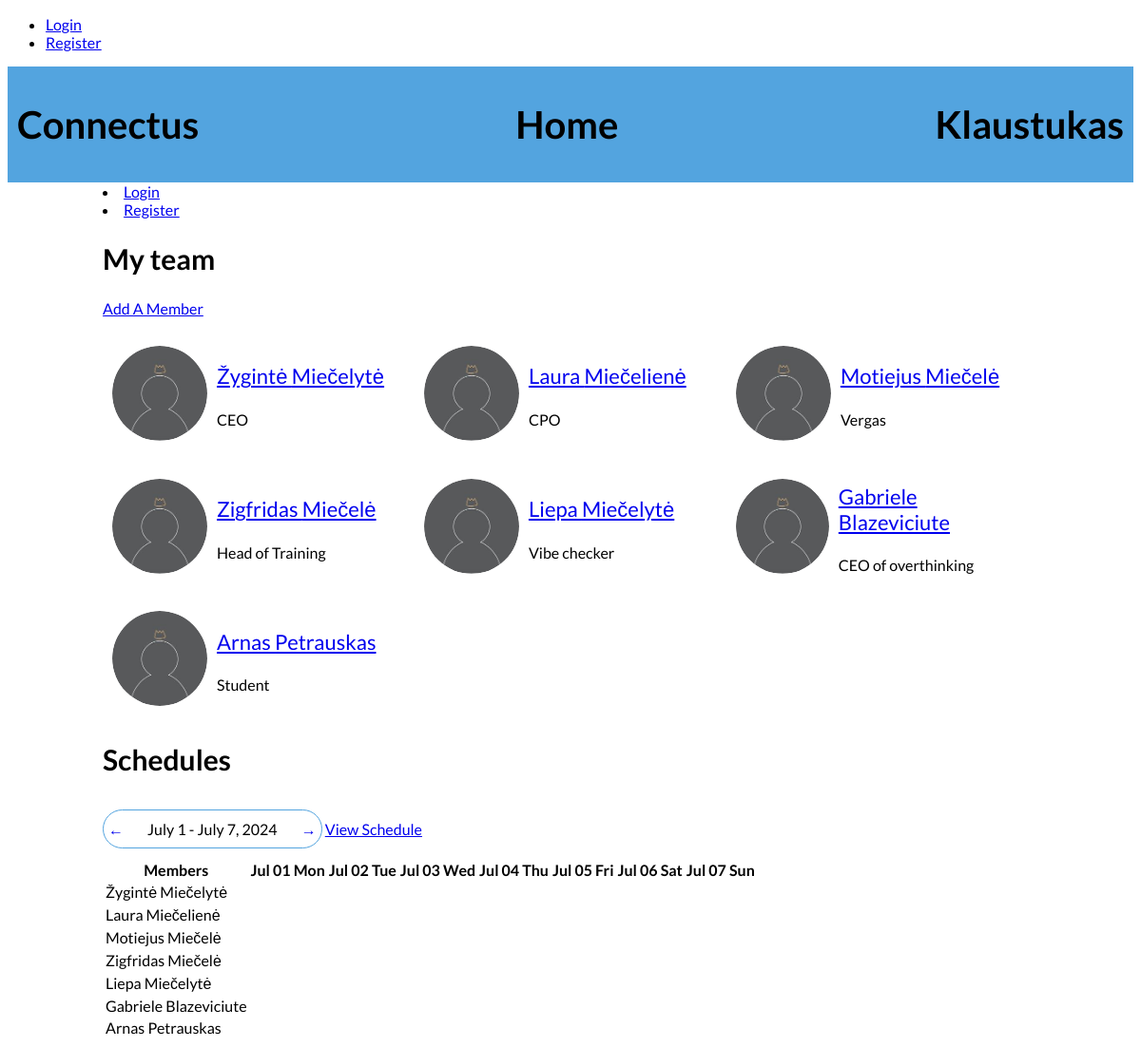
The app's page /schedules/, older data.
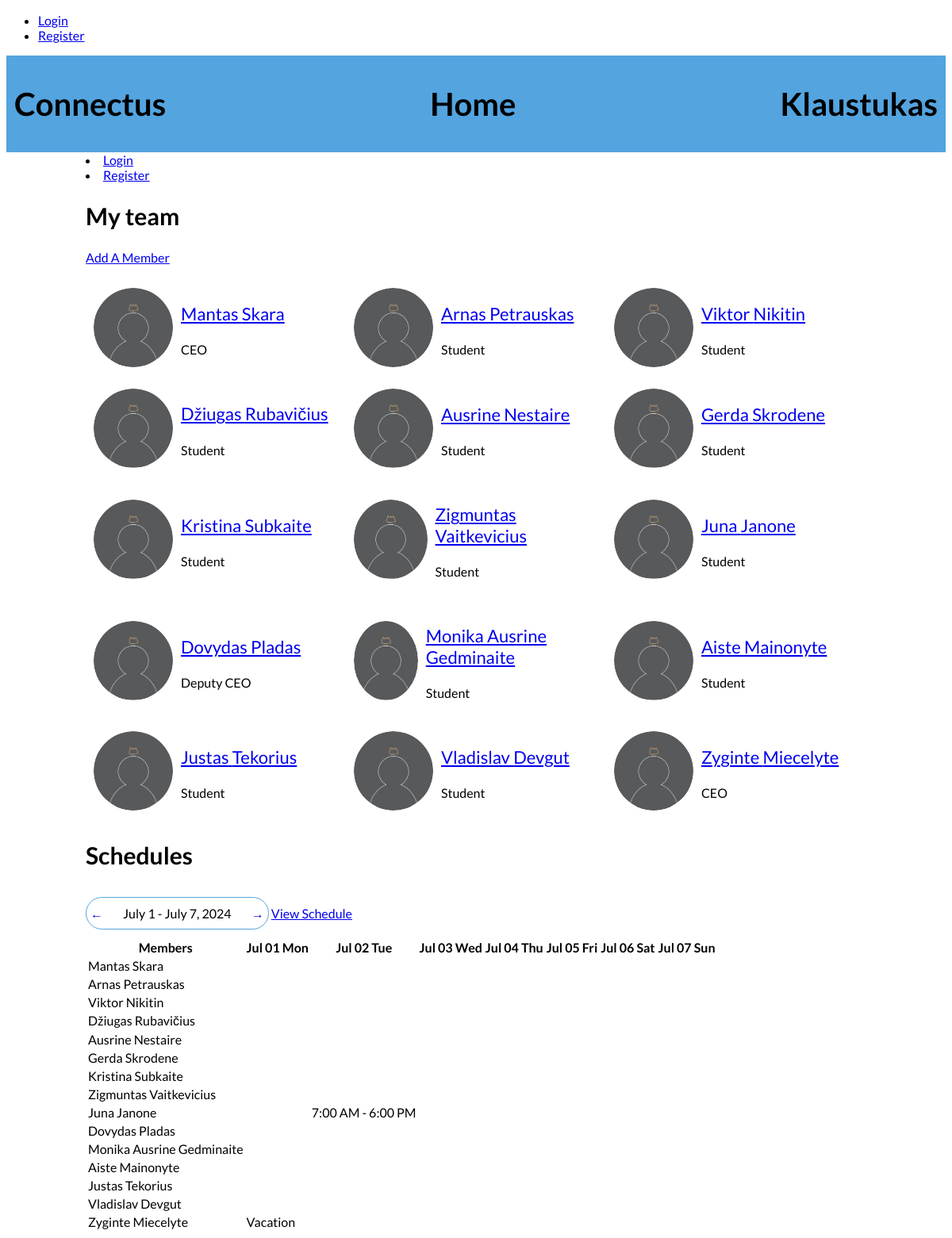
The same page, newer data.
### schedules/models.py (models this page shows, shortened)
class CustomUser(AbstractBaseUser, PermissionsMixin):
    email = models.EmailField(unique=True)
    name = models.CharField(max_length=100)
    last_name = models.CharField(max_length=100)
    position = models.CharField(max_length=100)
    WORKING_HOURS = (
        ('1', '1 (160h/month)'),
        ('0.75', '0.75 (120h/month)'),
        ('0.5', '0.5 (80h/month)'),
        ('0.25', '0.25 (40h/month)'),
        ('1.25', '1.25 (180h/month)'),
        ('1.5', '1.5 (200h/month)')
    )
    working_hours = models.CharField(max_length=4, choices=WORKING_HOURS, default='1')
    phone_number = PhoneNumberField(null=True, blank=True, unique=True)
    profile_picture = models.ImageField(upload_to='profile_pictures', blank=True)
    street_address = models.CharField(max_length=255, null=True, blank=True)
    city = models.CharField(max_length=100, null=True, blank=True)
    postal_code = models.CharField(max_length=20, null=True, blank=True)
    country = models.CharField(max_length=100, null=True, blank=True)
    is_active = models.BooleanField(default=True)
    is_staff = models.BooleanField(default=False)
    objects = CustomUserManager()
    USERNAME_FIELD = 'email'
    REQUIRED_FIELDS = ['name', 'last_name', 'position', 'working_hours']

class Schedule(models.Model):
    user = models.ForeignKey(settings.AUTH_USER_MODEL, on_delete=models.CASCADE)
    date = models.DateField()
    hours = models.CharField(max_length=255)
    class Meta:
        unique_together = ('user', 'date')

### schedules/views.py (the view)
# urls.py: 2. Add a URL to urlpatterns:  path('', views.home, name='home')
def home(request, week=None):
    if week:
        start_date = datetime.strptime(week, '%Y-%m-%d').date() #
    else:
        today = datetime.now().date() #GETS THE CURRENT DATE
        start_date = today - timedelta(days=today.weekday())  # timedelta(days=today.weekday()) SURANDA KIEK DIENU NUO PIRMADIENIO SIANDIENA YRA | today - timedelta(days=today.weekday()) IS SIANDIENOS DATOS ATIMAMA KIEK DIENU NUO PIRMADIENIO SUSKAICIAVOME IR GAUNAME PIRMADIENIO DATA
    end_date = start_date + timedelta(days=6)
    previous_week_start = start_date - timedelta(days=7) # IS PASIRINKTO PIRMADIENIO ATIMA 7 DIENAS, KAD GAUTU PRIES TAI BUVUSIO PIRMADIENIO DATA
    next_week_start = start_date + timedelta(days=7) # PRIE PASIRINKTO PIRMADIENIO PRIDEDA 7 DIENAS, KAD GAUTU ATEINANCIO PIRMADIENIO DATA
    date_range = [start_date + timedelta(days=i) for i in range(7)] # SUKURIA SARASA DATU: PRIE PIRMADIENIO DATOS PRIDEDA ATITINKAMA SKAICIU DIENU, KURIAS GAUNAM ITERUOJANT range(7). [start_date + timedelta(days=0) for i in range(0-6)], [start_date + timedelta(days=1) for i in range(0-6)]...
    users = CustomUser.objects.all()
    schedule_data = []
    for user in users:
        user_schedule = Schedule.objects.filter(user=user, date__range=[start_date, end_date]).order_by('date')
        schedule_row = {'user': user, 'schedule': []}
        for day in date_range:
            work_hours = user_schedule.filter(date=day).first()
            if work_hours:
                schedule_row['schedule'].append(work_hours.hours)
            else:
                schedule_row['schedule'].append("")
        schedule_data.append(schedule_row)
    data = {
        'users': users,
        'date_range': date_range,
        'start_date': start_date,
        'end_date': end_date,
        'previous_week': previous_week_start.strftime('%Y-%m-%d'),
        'next_week': next_week_start.strftime('%Y-%m-%d'),
        'schedule_data': schedule_data,
    }
    if 'create_member' in request.GET:
        data['create_member'] = True
    return render(request, 'home.html', context=data)

### schedules/templatetags/custom_filters.py (called while the page is built)
@register.filter(name='format_date')
def format_date(value, schedule_format):
    if schedule_format == 'week':
        return value.strftime('%b %d %a')  # Format for week view (Jun 10 Mon)
    elif schedule_format == 'month':
        return value.strftime('%b %d')  # Format for month view (Jun 10)
    else:
        return value.strftime('%H:%M')  # Default format for other views (12:00)

### schedules/templates/home.html
{% extends 'base.html' %}
{% load custom_filters %}
{% load static %}
{% block content %}
<div class="header">
    <h1>Connectus</h1>
    <h1>Home</h1>
    <h1>Klaustukas</h1>
</div>
<div class="main-content">
    <div>
        {% if user.is_authenticated %}
            <div class="user-info" id="color">
                {% if user.profile_picture %}
                    <div class="profile-picture">
                        <img src="{{ user.profile_picture.url }}" alt="Profile Picture">
                    </div>
                {% else %}
                    <div class="profile-picture default">
                        <img src="{% static 'images/default_profile_picture.png' %}" alt="Default Profile Picture">
                    </div>
                {% endif %}
                <div class="user-details">
                    <h1><a href="{% url 'user_profile' user_id=user.id %}">{{ user.name }} {{ user.last_name }}</a></h1>
                    <h3>{{ user.position }}</h3>
                </div>
            </div>
        {% else %}
            <li class="nav-item"><a class="nav-link" href="{% url 'login'%}?next={{request.path}}">Login</a></li>
            <li class="nav-item"><a class="nav-link" href="#">Register</a></li>
        {% endif %}
    </div>
    <div class="team-section">
        <h2>My team</h2>
        <a href="{% url 'create_member' %}">Add A Member</a>
        <ul class="team-members">
            {% for user in users %}
                {% if user != request.user %}
                    <li class="team-member">
                        {% if user.profile_picture %}
                        <div class="profile-picture">
                            <img src="{{ user.profile_picture.url }}" alt="Profile Picture">
                        </div>
                        {% else %}
                        <div class="profile-picture default">
                            <img src="{% static 'images/default_profile_picture.png' %}" alt="Default Profile Picture">
                        </div>
                        {% endif %}
                        <div class="user-details">
                            <h3><a href="{% url 'user_profile' user_id=user.id %}">{{ user.name }} {{ user.last_name }}</a></h3>
                            <p>{{ user.position }}</p>
                        </div>
                    </li>
                {% endif %}
            {% endfor %}
        </ul>
    </div>
    <div>
        <h2>Schedules</h2>
        <div class="day-navigation">
            <a href="{% url 'home_with_week' week=previous_week %}" class="nav-arrow">
                &larr;
            </a>
            <span class="nav-date">{{ start_date|date:"F j" }} - {{ end_date|date:"F j, Y" }}</span>
            <a href="{% url 'home_with_week' week=next_week %}" class="nav-arrow">
                &rarr;
            </a>
        </div>
        <a href="{% url 'user_availability' %}">View Schedule</a>
        <table>
            <thead>
                <tr>
                    <th>Members</th>
                    {% for day in date_range %}
                        <th>{{ day|format_date:'week' }}</th>
                    {% endfor %}
                </tr>
            </thead>
            <tbody>
                {% for row in schedule_data %}
                <tr>
                    <td>{{ row.user.name }} {{ row.user.last_name }}</td>
                    {% for work_hours in row.schedule %}
                    <td>{{ work_hours }}</td>
                    {% endfor %}
                </tr>
                {% endfor %}
            </tbody>
        </table>
    </div>
</div>
{% endblock content %}

### schedules/templates/base.html (shortened to what this page needs)
{% load static %}
<!DOCTYPE html>
<html lang="en">
<head>
    <link rel="stylesheet" type="text/css" href="{% static 'css/styles.css' %}">
</head>
<body>
    <div>
        <ul>
            {% if user.is_authenticated %}
                <li><a href="{% url 'home' %}">Home</a></li>
                <li><a href="{% url 'logout'%}?next=/library">Logout</a></li>
            {% else %}
                <li class="nav-item"><a class="nav-link" href="{% url 'login'%}?next={{request.path}}">Login</a></li>
                <li class="nav-item"><a class="nav-link" href="#">Register</a></li>
            {% endif %}
        </ul>
    </div>
    <div>
        {% block content %}{% endblock content %}
    </div>
</body>
</html>

### schedules/static/css/styles.css (style rules this page uses)
body { font-family: 'lato', sans-serif; text-decoration: #081016; }
h1 { font-size: 40px; }
h2 { font-size: 30px; }
h3 { font-size: 22px; }
.header { display: flex; justify-content: space-between; align-items: center; padding: 10px; background-color: #53A4DF; position: relative; }
.main-content { margin: 0 100px; background-color: white; }
.user-details { margin-left: 15px; }
.profile-picture img, .default img { border-radius: 50%; width: 100px; height: 100px; object-fit: cover; }
.user-details h3 { font-weight: normal; }
.team-section { margin-top: 20px; }
.team-members { display: flex; flex-wrap: wrap; list-style: none; padding: 0; }
.team-member { width: calc(33.33% - 20px); margin: 10px; display: flex; align-items: center; }
.user-details { margin-left: 10px; }
.profile-picture { width: 100px; height: 100px; border-radius: 50%; overflow: hidden; }
.profile-picture img { width: 100%; height: 100%; object-fit: cover; }
.day-navigation { display: inline-flex; justify-content: center; align-items: center; margin: 10px auto; border: 1.5px solid #53A4DF; border-radius: 25px; }
.nav-arrow { display: inline-block; padding: 5px; text-decoration: none; transition: background-color 0.3s; border-radius: 25px; position: relative; }
.nav-date { display: inline-block; padding: 10px 20px; }

Row changes from the older to the newer data that the page shows:
removed CustomUser: name "Laura", last_name "Miečelienė", position "CPO", user.name "Laura", user.last_name "Miečelienė"
removed CustomUser: name "Motiejus", last_name "Miečelė", position "Vergas", user.name "Motiejus", user.last_name "Miečelė"
removed CustomUser: name "Zigfridas", last_name "Miečelė", position "Head of Training", user.name "Zigfridas", user.last_name "Miečelė"
removed CustomUser: name "Liepa", last_name "Miečelytė", position "Vibe checker", user.name "Liepa", user.last_name "Miečelytė"
removed CustomUser: name "Gabriele", last_name "Blazeviciute", position "CEO of overthinking", user.name "Gabriele", user.last_name "Blazeviciute"
changed CustomUser: name "Žygintė" → "Mantas"; last_name "Miečelytė" → "Skara"; user.name "Žygintė" → "Mantas"; user.last_name "Miečelytė" → "Skara"
added CustomUser: name "Viktor", last_name "Nikitin", position "Student", user.name "Viktor", user.last_name "Nikitin"
added CustomUser: name "Džiugas", last_name "Rubavičius", position "Student", user.name "Džiugas", user.last_name "Rubavičius"
added CustomUser: name "Ausrine", last_name "Nestaire", position "Student", user.name "Ausrine", user.last_name "Nestaire"
added CustomUser: name "Gerda", last_name "Skrodene", position "Student", user.name "Gerda", user.last_name "Skrodene"
added CustomUser: name "Kristina", last_name "Subkaite", position "Student", user.name "Kristina", user.last_name "Subkaite"
added CustomUser: name "Zigmuntas", last_name "Vaitkevicius", position "Student", user.name "Zigmuntas", user.last_name "Vaitkevicius"
added CustomUser: name "Juna", last_name "Janone", position "Student", user.name "Juna", user.last_name "Janone"
added CustomUser: name "Dovydas", last_name "Pladas", position "Deputy CEO", user.name "Dovydas", user.last_name "Pladas"
added CustomUser: name "Monika Ausrine", last_name "Gedminaite", position "Student", user.name "Monika Ausrine", user.last_name "Gedminaite"
added CustomUser: name "Aiste", last_name "Mainonyte", position "Student", user.name "Aiste", user.last_name "Mainonyte"
added CustomUser: name "Justas", last_name "Tekorius", position "Student", user.name "Justas", user.last_name "Tekorius"
added CustomUser: name "Vladislav", last_name "Devgut", position "Student", user.name "Vladislav", user.last_name "Devgut"
added CustomUser: name "Zyginte", last_name "Miecelyte", position "CEO", user.name "Zyginte", user.last_name "Miecelyte"
added Schedule: schedule "7:00 AM - 6:00 PM"
added Schedule: schedule "Vacation"
